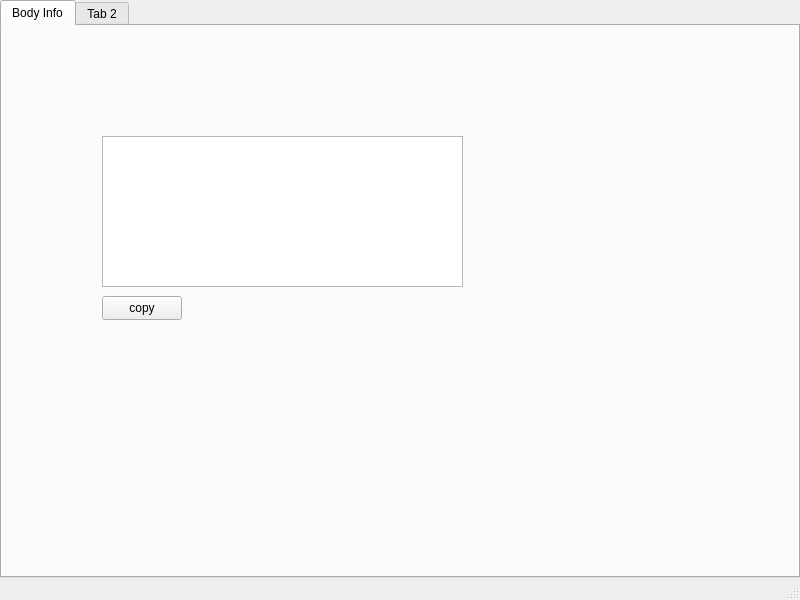
<?xml version="1.0" encoding="UTF-8"?>
<ui version="4.0">
 <class>CelestialWindow</class>
 <widget class="QMainWindow" name="CelestialWindow">
  <property name="geometry">
   <rect>
    <x>0</x>
    <y>0</y>
    <width>800</width>
    <height>600</height>
   </rect>
  </property>
  <property name="windowTitle">
   <string>Celestial Body Info</string>
  </property>
  <widget class="QWidget" name="centralwidget">
   <layout class="QHBoxLayout" name="horizontalLayout">
    <property name="spacing">
     <number>0</number>
    </property>
    <property name="leftMargin">
     <number>0</number>
    </property>
    <property name="topMargin">
     <number>0</number>
    </property>
    <property name="rightMargin">
     <number>0</number>
    </property>
    <property name="bottomMargin">
     <number>0</number>
    </property>
    <item>
     <widget class="QTabWidget" name="tabWidget">
      <property name="currentIndex">
       <number>0</number>
      </property>
      <widget class="QWidget" name="bodyinfotab">
       <attribute name="title">
        <string>Body Info</string>
       </attribute>
       <widget class="QPlainTextEdit" name="textview">
        <property name="geometry">
         <rect>
          <x>100</x>
          <y>110</y>
          <width>361</width>
          <height>151</height>
         </rect>
        </property>
        <property name="readOnly">
         <bool>true</bool>
        </property>
       </widget>
       <widget class="QPushButton" name="copytextview">
        <property name="geometry">
         <rect>
          <x>100</x>
          <y>270</y>
          <width>80</width>
          <height>24</height>
         </rect>
        </property>
        <property name="text">
         <string>copy</string>
        </property>
       </widget>
      </widget>
      <widget class="QWidget" name="tab_2">
       <attribute name="title">
        <string>Tab 2</string>
       </attribute>
      </widget>
     </widget>
    </item>
   </layout>
  </widget>
  <widget class="QMenuBar" name="menubar">
   <property name="geometry">
    <rect>
     <x>0</x>
     <y>0</y>
     <width>800</width>
     <height>21</height>
    </rect>
   </property>
  </widget>
  <widget class="QStatusBar" name="statusbar"/>
 </widget>
 <resources/>
 <connections/>
</ui>
